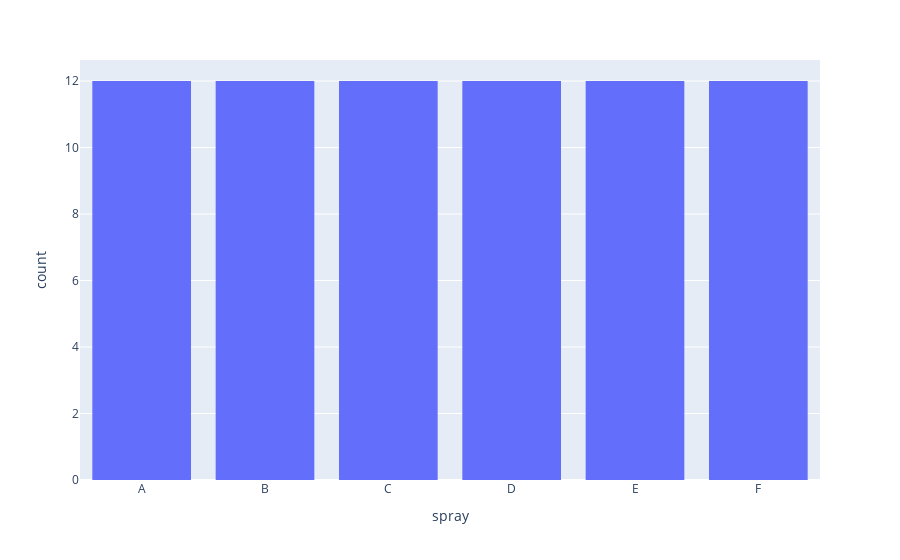

Notebook code cell kept with this figure:
### Code cell
#PLOTLY EXPRESS
import plotly.express as px

fig_insects_hist=px.histogram(insects, x='spray',nbins=100)
fig_insects_hist.show()

### Figure 1 — Plotly figure (JSON) as saved in the notebook; plotly's stock layout.template omitted (floating-point values rounded to 4 significant figures)
{"data": [{"alignmentgroup": "True", "bingroup": "x", "hoverlabel": {"namelength": 0}, "hovertemplate": "spray=%{x}<br>count=%{y}", "legendgroup": "", "marker": {"color": "#636efa"}, "name": "", "nbinsx": 100, "offsetgroup": "", "orientation": "v", "showlegend": false, "type": "histogram", "x": ["A", "A", "A", "A", "A", "A", "A", "A", "A", "A", "A", "A", "B", "B", "B", "B", "B", "B", "B", "B", "B", "B", "B", "B", "C", "C", "C", "C", "C", "C", "C", "C", "C", "C", "C", "C", "D", "D", "D", "D", "D", "D", "D", "D", "D", "D", "D", "D", "E", "E", "E", "E", "E", "E", "E", "E", "E", "E", "E", "E", "F", "F", "F", "F", "F", "F", "F", "F", "F", "F", "F", "F"], "xaxis": "x", "yaxis": "y"}], "layout": {"autosize": true, "barmode": "relative", "legend": {"tracegroupgap": 0}, "margin": {"t": 60}, "xaxis": {"anchor": "y", "autorange": true, "domain": [0, 1], "range": [-0.5, 5.5], "title": {"text": "spray"}, "type": "category"}, "yaxis": {"anchor": "x", "autorange": true, "domain": [0, 1], "range": [0, 12.63], "title": {"text": "count"}}}}
